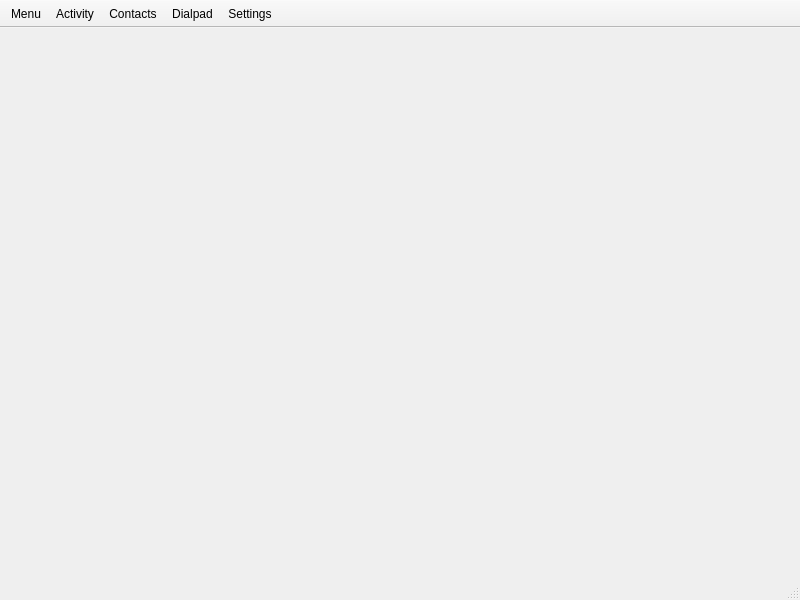
<?xml version="1.0" encoding="UTF-8"?>
<ui version="4.0">
 <author>David Sugar</author>
 <comment>** Copyright (C) 2017 Tycho Softworks.
**
** This program is free software: you can redistribute it and/or modify
** it under the terms of the GNU General Public License as published
** by the Free Software Foundation, either version 3 of the License, or
** (at your option) any later version.
**
** This program is distributed in the hope that it will be useful,
** but WITHOUT ANY WARRANTY; without even the implied warranty of
** MERCHANTABILITY or FITNESS FOR A PARTICULAR PURPOSE.  See the
** GNU General Public License for more details.
**
** You should have received a copy of the GNU General Public License
** along with this program.  If not, see &lt;http://www.gnu.org/licenses/&gt;.</comment>
 <class>MainWindow</class>
 <widget class="QMainWindow" name="MainWindow">
  <property name="geometry">
   <rect>
    <x>0</x>
    <y>0</y>
    <width>800</width>
    <height>600</height>
   </rect>
  </property>
  <property name="windowTitle">
   <string>MainWindow</string>
  </property>
  <widget class="QWidget" name="centralwidget">
   <layout class="QVBoxLayout" name="verticalLayout">
    <property name="spacing">
     <number>0</number>
    </property>
    <property name="leftMargin">
     <number>4</number>
    </property>
    <property name="topMargin">
     <number>2</number>
    </property>
    <property name="rightMargin">
     <number>4</number>
    </property>
    <property name="bottomMargin">
     <number>0</number>
    </property>
    <item>
     <widget class="QStackedWidget" name="pagerStack"/>
    </item>
    <item>
     <widget class="QWidget" name="console" native="true"/>
    </item>
   </layout>
  </widget>
  <widget class="QStatusBar" name="statusBar"/>
  <widget class="QToolBar" name="toolBar">
   <property name="maximumSize">
    <size>
     <width>16777215</width>
     <height>28</height>
    </size>
   </property>
   <property name="contextMenuPolicy">
    <enum>Qt::NoContextMenu</enum>
   </property>
   <property name="windowTitle">
    <string>toolBar</string>
   </property>
   <property name="autoFillBackground">
    <bool>false</bool>
   </property>
   <property name="styleSheet">
    <string notr="true"/>
   </property>
   <property name="movable">
    <bool>false</bool>
   </property>
   <property name="allowedAreas">
    <set>Qt::NoToolBarArea</set>
   </property>
   <property name="iconSize">
    <size>
     <width>16</width>
     <height>16</height>
    </size>
   </property>
   <property name="floatable">
    <bool>false</bool>
   </property>
   <attribute name="toolBarArea">
    <enum>TopToolBarArea</enum>
   </attribute>
   <attribute name="toolBarBreak">
    <bool>false</bool>
   </attribute>
   <addaction name="actionMenu"/>
   <addaction name="actionSessions"/>
   <addaction name="actionContacts"/>
   <addaction name="actionDialpad"/>
   <addaction name="actionSettings"/>
  </widget>
  <action name="actionSessions">
   <property name="icon">
    <iconset resource="../Resources/desktop.qrc">
     <normaloff>:/icons/people.png</normaloff>:/icons/people.png</iconset>
   </property>
   <property name="text">
    <string>Activity</string>
   </property>
   <property name="toolTip">
    <string>Call and message activity</string>
   </property>
  </action>
  <action name="actionDialpad">
   <property name="icon">
    <iconset resource="../Resources/desktop.qrc">
     <normaloff>:/icons/dialpad.png</normaloff>:/icons/dialpad.png</iconset>
   </property>
   <property name="text">
    <string>Dialpad</string>
   </property>
   <property name="toolTip">
    <string>Enable dialpad mode</string>
   </property>
  </action>
  <action name="actionSettings">
   <property name="icon">
    <iconset resource="../Resources/desktop.qrc">
     <normaloff>:/icons/settings.png</normaloff>:/icons/settings.png</iconset>
   </property>
   <property name="text">
    <string>Settings</string>
   </property>
   <property name="toolTip">
    <string>Change settings</string>
   </property>
  </action>
  <action name="actionContacts">
   <property name="icon">
    <iconset resource="../Resources/desktop.qrc">
     <normaloff>:/icons/phonebook@2x.png</normaloff>:/icons/phonebook@2x.png</iconset>
   </property>
   <property name="text">
    <string>Contacts</string>
   </property>
   <property name="toolTip">
    <string>Local Contacts</string>
   </property>
  </action>
  <action name="actionMenu">
   <property name="icon">
    <iconset resource="../Resources/desktop.qrc">
     <normaloff>:/images/menu.png</normaloff>:/images/menu.png</iconset>
   </property>
   <property name="text">
    <string>Menu</string>
   </property>
   <property name="toolTip">
    <string>Menu actions</string>
   </property>
  </action>
  <action name="trayQuit">
   <property name="text">
    <string>&amp;Quit</string>
   </property>
   <property name="toolTip">
    <string>Quit Application</string>
   </property>
   <property name="shortcut">
    <string>Meta+Q</string>
   </property>
  </action>
  <action name="trayAway">
   <property name="text">
    <string>Connect</string>
   </property>
   <property name="toolTip">
    <string>Server Connection</string>
   </property>
  </action>
  <action name="trayDnd">
   <property name="checkable">
    <bool>true</bool>
   </property>
   <property name="text">
    <string>DND</string>
   </property>
   <property name="toolTip">
    <string>Do Not Disturb</string>
   </property>
  </action>
  <action name="appQuit">
   <property name="text">
    <string>&amp;Quit</string>
   </property>
   <property name="toolTip">
    <string>Quit SipWitchQt Desktop</string>
   </property>
   <property name="shortcut">
    <string>Meta+Q</string>
   </property>
   <property name="menuRole">
    <enum>QAction::QuitRole</enum>
   </property>
  </action>
  <action name="appAbout">
   <property name="text">
    <string>&amp;About</string>
   </property>
   <property name="toolTip">
    <string>About SipWitchQt Desktop</string>
   </property>
   <property name="shortcut">
    <string>Meta+A</string>
   </property>
   <property name="menuRole">
    <enum>QAction::AboutRole</enum>
   </property>
  </action>
  <action name="appPreferences">
   <property name="text">
    <string>&amp;Preferences</string>
   </property>
   <property name="toolTip">
    <string>SipWitchQt Desktop Settings</string>
   </property>
   <property name="menuRole">
    <enum>QAction::PreferencesRole</enum>
   </property>
  </action>
  <action name="appLogout">
   <property name="text">
    <string>&amp;Logout</string>
   </property>
   <property name="toolTip">
    <string>Logout from app</string>
   </property>
  </action>
  <action name="trayLogout">
   <property name="text">
    <string>Logout</string>
   </property>
   <property name="toolTip">
    <string>Server logout</string>
   </property>
  </action>
 </widget>
 <resources>
  <include location="../Resources/desktop.qrc"/>
 </resources>
 <connections/>
</ui>
